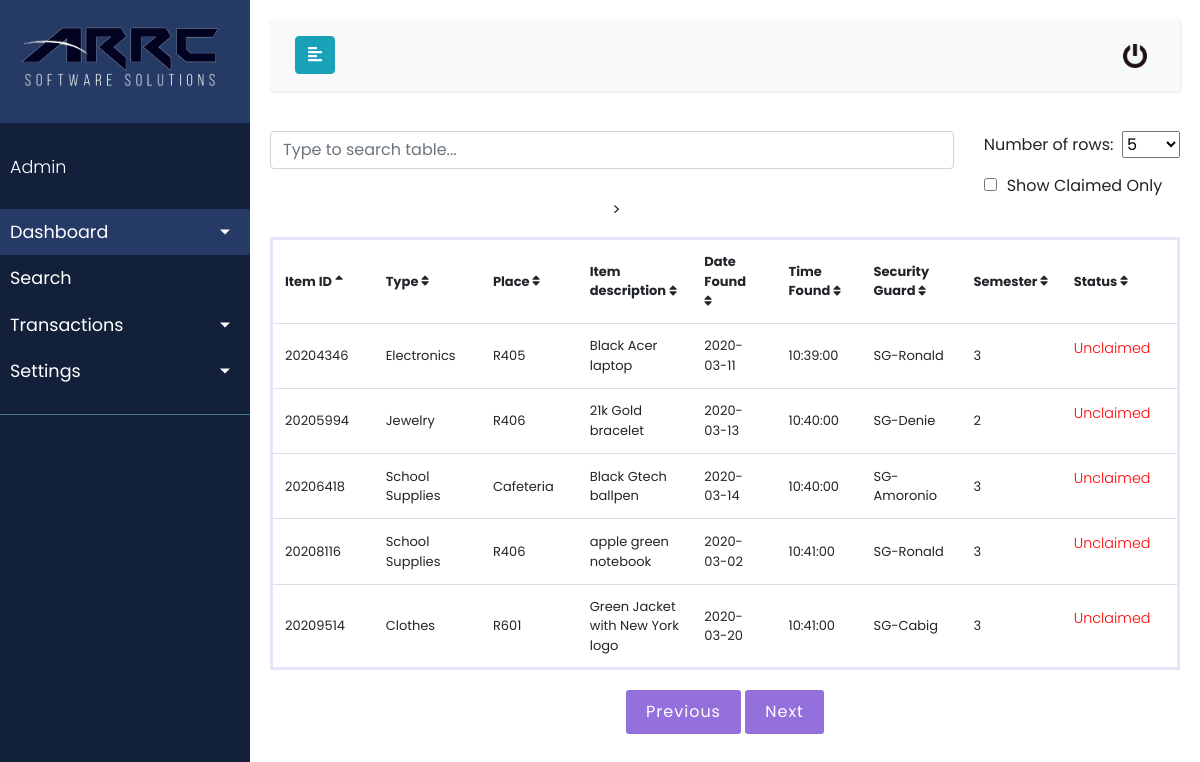
Screenshot of /ARRC_LAFS/search.php (signed in) with the database file from the repository.
### tables this page shows
CREATE TABLE `tb_item` (
  `item_ID` int(11) NOT NULL,
  `item_Type` varchar(100) NOT NULL,
  `item_place` varchar(100) NOT NULL,
  `item_desc` varchar(100) NOT NULL,
  `item_dateFound` date NOT NULL,
  `item_timeFound` time NOT NULL,
  `item_dateClaimed` date NOT NULL,
  `item_timeClaimed` time NOT NULL,
  `item_security` varchar(100) NOT NULL,
  `item_semester` varchar(10) NOT NULL,
  `claimant_ID` int(11) NOT NULL,
  `item_status` tinyint(1) NOT NULL
);

### ARRC_LAFS/search.php (the view, shortened to what this page needs)
<!DOCTYPE html>
<html>
<head>
    <link rel="stylesheet" href="https://use.fontawesome.com/releases/v5.3.1/css/all.css">
    <link rel="stylesheet" href="https://stackpath.bootstrapcdn.com/bootstrap/4.1.0/css/bootstrap.min.css">
    <link rel="stylesheet" href="style2.css">
</head>
<body>
    <div class="wrapper">
        <nav id="sidebar">
            <div class="sidebar-header">
                <h3><a href="admin_page.php"><img src="ARRC.png" alt="logo" width=200 height=75 ></a></h3>
            </div>
            <ul class="list-unstyled components">
                <p>Admin</p>
                <li class="active">
                    <a href="#homeSubmenu" data-toggle="collapse" aria-expanded="false" class="dropdown-toggle">Dashboard</a>
                </li>
                <li>
                    <a href="#">Search</a>
                </li>
                <li>
                    <a href="#pageSubmenu" data-toggle="collapse" aria-expanded="false" class="dropdown-toggle">Transactions</a>
                </li>
                <li>
                    <a href="#pageSubmenu2" data-toggle="collapse" aria-expanded="false" class="dropdown-toggle">Settings</a>
                </li>
            </ul>
        </nav>
        <div id="content">
            <nav class="navbar navbar-expand-lg navbar-light bg-light">
                <div class="container-fluid">
                    <button type="button" id="sidebarCollapse" class="btn btn-info">
                        <i class="fas fa-align-left"></i>
                    </button>
                    <div class="collapse navbar-collapse" id="navbarSupportedContent">
                        <ul class="nav navbar-nav ml-auto">
                            <li class="nav-item active">
                                <a class="nav-link" href="\MyProjects\ARCprojects\ARRCLogin\logout.php" name=logout onclick="return confirm('Are you sure to logout?');"><img src="logoutbtn.png" alt="icon" width=24 height=24 style="margin-right:"></a>
                            </li>
                        </ul>
                    </div>
                </div>
            </nav>
                <div class="goleft">
                <input type="search" class="form-control pull-right" style="width:200%; margin-bottom: 20%;" id="search" placeholder="Type to search table..."/>
                </div>
                <form method="post" action="search.php" id="form">
                    <div class="goright">
                        <span class="paginationtextfield">Number of rows:</span>&nbsp;
                        <select id="num_rows" name="num_rows">
                            <?php
                            $numrows_arr = array("5","10","25","50","100","250","500","1000");
                            foreach($numrows_arr as $nrow){
                                if(isset($_POST['num_rows']) && $_POST['num_rows'] == $nrow){
                                    echo '<option value="'.$nrow.'" selected="selected">'.$nrow.'</option>';
                                }else{
                                    echo '<option value="'.$nrow.'">'.$nrow.'</option>';
                                }
                            }
                            ?>
                        </select>
                        <div>
                            <input style='margin-top: 20px; margin-right:10px' type="checkbox" autocomplete="off" id="read" name="checks" value="0" onchange="this.form.submit()" <?php if (isset($_POST['checks'])){echo "checked='checked'";} ?>/>Show Claimed Only
                        </div>
                    </div>
                <div>
                    <?php
                    $conn = mysqli_connect("localhost", "root", "1234", "db_lafts");
                    $row = 0;
                    $rowperpage = 5;
                    $columns = array('item_ID','item_Type','item_place', 'item_desc', 'item_dateFound', 'item_timeFound', 'item_security', 'item_semester', 'item_status');
                    $column = isset($_GET['column']) && in_array($_GET['column'], $columns) ? $_GET['column'] : $columns[0];
                    $sort_order = isset($_GET['order']) && strtolower($_GET['order']) == 'desc' ? 'DESC' : 'ASC';
                    $sql_query = "SELECT * FROM tb_item";
                    if (empty($_POST['checks'])){
                        $sql_query .= " WHERE item_status = 0 ";
                    }else{
                        $sql_query .= " WHERE item_status = 1 ";
                    }
                    if ($result = $conn->query($sql_query . " ORDER BY " .  $column . ' ' . $sort_order . " LIMIT $row, " . $rowperpage)) {
                        $up_or_down = str_replace(array('ASC','DESC'), array('up','down'), $sort_order);
                        $asc_or_desc = $sort_order == 'ASC' ? 'desc' : 'asc';
                        $add_class = ' class="highlight"';
                        $res = true;
                    ?>
                    <table class="table-responsive-sm" id="myTable">
                        <thead>>
                        <tr>
                            <th><a href="search.php?column=item_ID&order=<?php echo $asc_or_desc; ?>">Item ID <i class="fas fa-sort<?php echo $column == 'item_ID' ? '-' . $up_or_down : ''; ?>"></i></a></th>
                            <th><a href="search.php?column=item_Type&order=<?php echo $asc_or_desc; ?>">Type <i class="fas fa-sort<?php echo $column == 'item_Type' ? '-' . $up_or_down : ''; ?>"></i></a></th>
                            <th><a href="search.php?column=item_place&order=<?php echo $asc_or_desc; ?>">Place <i class="fas fa-sort<?php echo $column == 'item_place' ? '-' . $up_or_down : ''; ?>"></i></a></th>
                            <th><a href="search.php?column=item_desc&order=<?php echo $asc_or_desc; ?>">Item description <i class="fas fa-sort<?php echo $column == 'item_desc' ? '-' . $up_or_down : ''; ?>"></i></a></th>
                            <th style="padding-right:20px"><a href="search.php?column=item_dateFound&order=<?php echo $asc_or_desc; ?>">Date Found <i class="fas fa-sort<?php echo $column == 'item_dateFound' ? '=-' . $up_or_down : ''; ?>"></i></a></th>
                            <th><a href="search.php?column=item_timeFound&order=<?php echo $asc_or_desc; ?>">Time Found <i class="fas fa-sort<?php echo $column == 'item_timeFound' ? '-' . $up_or_down : ''; ?>"></i></a></th>
                            <th><a href="search.php?column=item_security&order=<?php echo $asc_or_desc; ?>">Security Guard <i class="fas fa-sort<?php echo $column == 'item_security' ? '-' . $up_or_down : ''; ?>"></i></a></th>
                            <th><a href="search.php?column=item_semester&order=<?php echo $asc_or_desc; ?>">Semester <i class="fas fa-sort<?php echo $column == 'item_semester' ? '-' . $up_or_down : ''; ?>"></i></a></th>
                            <th><a href="search.php?column=item_status&order=<?php echo $asc_or_desc; ?>">Status <i class="fas fa-sort<?php echo $column == 'item_status' ? '-' . $up_or_down : ''; ?>"></i></a></th>
                        </tr>
                        </thead>
                        <?php while ($row = $result->fetch_assoc()): ?>
                        <tbody>
                        <tr data-href='claim_record.php?item_ID=<?php $_SESSION['itemID'] = $row['item_ID']; echo $_SESSION['itemID']?>'>
                            <td<?php echo $column == 'item_ID' ? $add_class : ''; ?>><?php echo $row['item_ID']; ?></td>
                            <td<?php echo $column == 'item_Type' ? $add_class : ''; ?>><?php echo $row['item_Type']; ?></td>
                            <td<?php echo $column == 'item_place' ? $add_class : ''; ?>><?php echo $row['item_place']; ?></td>
                            <td<?php echo $column == 'item_desc' ? $add_class : ''; ?>><?php echo $row['item_desc']; ?></td>
                            <td<?php echo $column == 'item_dateFound' ? $add_class : ''; ?>><?php echo $row['item_dateFound']; ?></td>
                            <td<?php echo $column == 'item_timeFound' ? $add_class : ''; ?>><?php echo $row['item_timeFound']; ?></td>
                            <td<?php echo $column == 'item_security' ? $add_class : ''; ?>><?php echo $row['item_security']; ?></td>
                            <td<?php echo $column == 'item_semester' ? $add_class : ''; ?>><?php echo $row['item_semester']; ?></td>
                            <td<?php echo $column == 'item_status' ? $add_class : ''; ?>><?php if ($row['item_status'] == 0){$res = false; echo '<p style="color:red">';}else{$res=true; echo '<p style="color:blue">';}echo $converted_res = $res ? 'Claimed' : 'Unclaimed';?></td>
                        </tr>
                        </tbody>
                        <?php endwhile; ?>
                    </table>
                </div>
                <div style="margin-top:20px" id="div_pagination">
                        <input type="submit" class="button" name="but_prev" value="Previous">
                        <input type="submit" class="button" name="but_next" id="nxt" value="Next">
                </div>
                </form>
        </div>
    </div>
</body>
</html>
<?php
}
?>

### ARRC_LAFS/style2.css (style rules this page uses)
body { font-family: 'Poppins', sans-serif; background: #ffffff; }
p { font-family: 'Poppins', sans-serif; font-size: 1.1em; font-weight: 300; line-height: 1.7em; color: #ffffff; }
th { width: 20px; }
a, a:hover, a:focus { color: inherit; text-decoration: none; transition: all 0.3s; }
.navbar { padding: 15px 10px; background: #ffffff; border: none; border-radius: 0; margin-bottom: 40px; box-shadow: 1px 1px 3px rgba(0, 0, 0, 0.1); }
.wrapper { display: flex; width: 100%; align-items: stretch; }
#sidebar { min-width: 250px; max-width: 250px; background: #132039; color: #fff; transition: all 0.3s; }
#sidebar .sidebar-header { padding: 20px; background: #263A66 ; }
#sidebar ul.components { padding: 20px 0; border-bottom: 1px solid #47748b; }
#sidebar ul p { color: #fff; padding: 10px; }
#sidebar ul li a { padding: 10px; font-size: 1.1em; display: block; }
#sidebar ul li.active>a, a[aria-expanded="true"] { color: #fff; background: #263A66 ; }
a[data-toggle="collapse"] { position: relative; }
.dropdown-toggle::after { display: block; position: absolute; top: 50%; right: 20px; transform: translateY(-50%); }
#content { width: 100%; padding: 20px; min-height: 100vh; transition: all 0.3s; }
.h1, .h2, .h3, .h4, .h5, .h6, h1, h2, h3, h4, h5, h6 { margin-bottom: .5rem; font-weight: 400; line-height: 1.2; }
.goright { margin-left: 40%; float:right; }
.goleft { float:left; }
[data-href] { cursor: pointer; }

### ARRC_LAFS/search.php (style rules this page uses)
#myTable { border-collapse: collapse; width: 100%; font-size: 13px; border:3px solid lavender; }
#myTable th, #myTable td { text-align: left; padding: 12px; }
#myTable tr { border-bottom: 1px solid #ddd; }
#div_pagination { width:100%; margin-top:5px; text-align:center; }
.button { border-radius:3px; border:0px; background-color:mediumpurple; color:white; padding:10px 20px; letter-spacing: 1px; }

### rows the page displays
tb_item: item_ID "20204346", item_Type "Electronics", item_place "R405", item_desc "Black Acer laptop", item_dateFound "2020-03-11", item_timeFound "10:39:00", item_security "SG-Ronald", item_semester "3", item_status "Unclaimed"
tb_item: item_ID "20205994", item_Type "Jewelry", item_place "R406", item_desc "21k Gold bracelet", item_dateFound "2020-03-13", item_timeFound "10:40:00", item_security "SG-Denie", item_semester "2", item_status "Unclaimed"
tb_item: item_ID "20206418", item_Type "School Supplies", item_place "Cafeteria", item_desc "Black Gtech ballpen", item_dateFound "2020-03-14", item_timeFound "10:40:00", item_security "SG-Amoronio", item_semester "3", item_status "Unclaimed"
tb_item: item_ID "20208116", item_Type "School Supplies", item_place "R406", item_desc "apple green notebook", item_dateFound "2020-03-02", item_timeFound "10:41:00", item_security "SG-Ronald", item_semester "3", item_status "Unclaimed"
tb_item: item_ID "20209514", item_Type "Clothes", item_place "R601", item_desc "Green Jacket with New York logo", item_dateFound "2020-03-20", item_timeFound "10:41:00", item_security "SG-Cabig", item_semester "3", item_status "Unclaimed"

### other values shown
form field num_rows "5"
